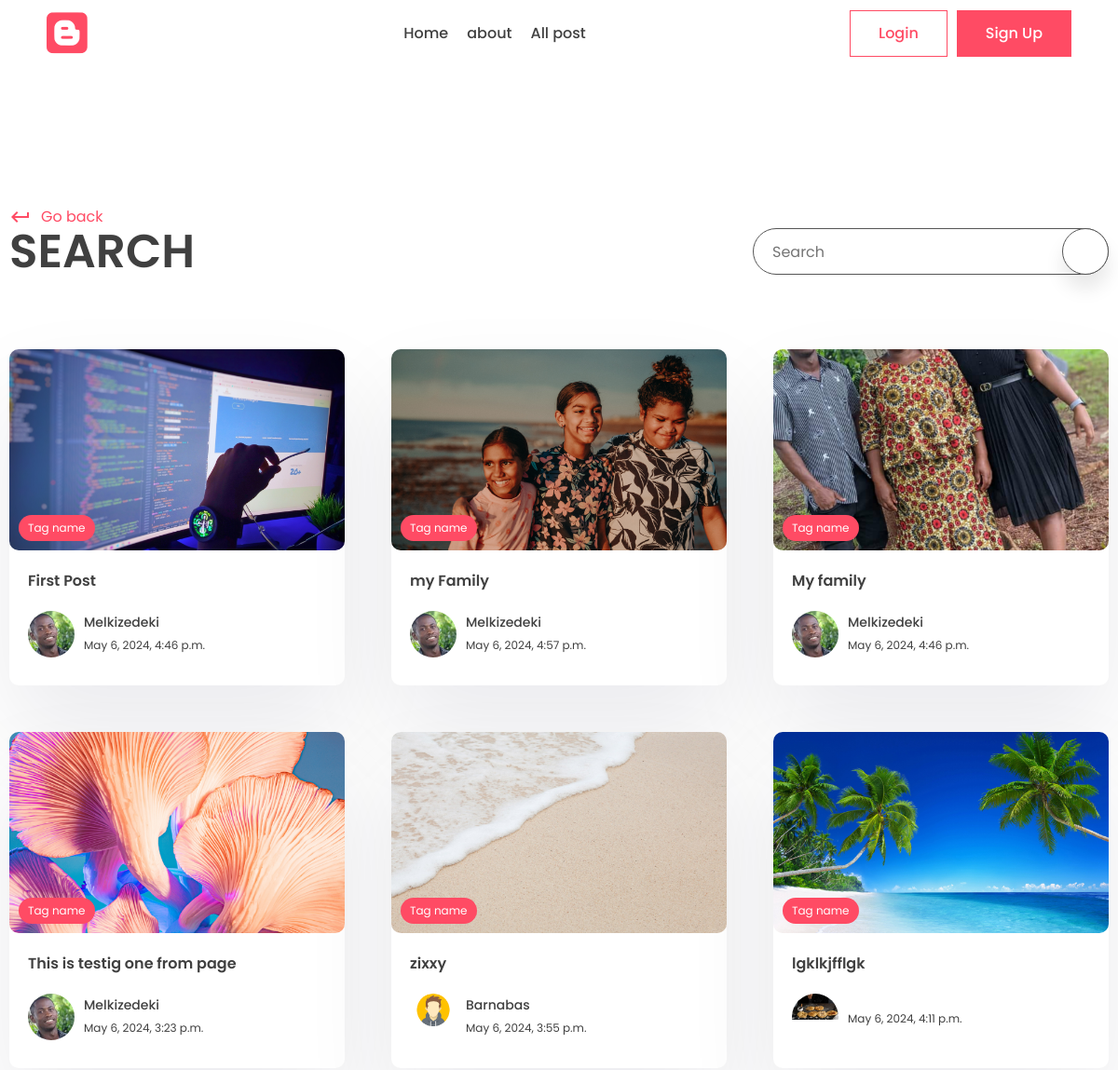
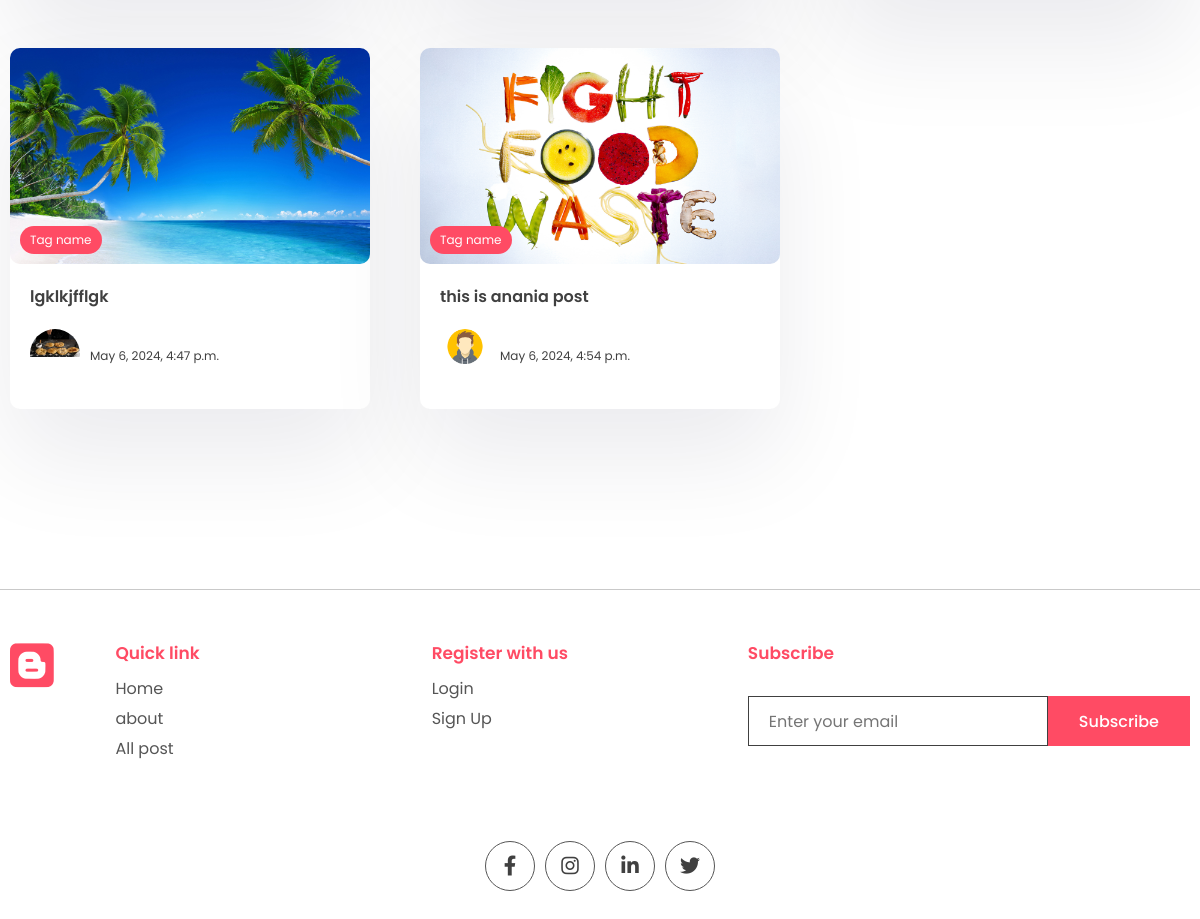
Screenshot of /search with the database file from the repository (2 pictures, top to bottom).
### app/models.py (models this page shows, shortened)
class Post(models.Model):
    title = models.CharField(max_length=200)
    content = models.TextField()
    last_updated = models.DateTimeField(auto_now=True)
    slug = models.SlugField(max_length=200, unique=True)
    image = models.ImageField(null=True, blank=True, upload_to="images")
    view_count = models.IntegerField(blank=True, null=True)
    tags = models.ManyToManyField(Tag, blank=True, related_name="post")
    is_featured = models.BooleanField(default=False)
    author = models.ForeignKey(User, on_delete=models.CASCADE, null=True, blank=True, related_name="post")
    bookmarks = models.ManyToManyField(User, related_name="bookmarks", default=None, blank=True)
    likes = models.ManyToManyField(User, related_name="likes", default=None, blank=True)

class Profile(models.Model):
    user = models.OneToOneField(User, on_delete=models.CASCADE)
    profile_image = models.ImageField(upload_to="profile_pic")
    slug = models.SlugField(max_length=200, unique=True)
    bio = models.CharField(max_length=200)

### app/views.py (the view)
# urls.py: path('search', views.search_page, name="search"),
def search_page(request):
    posts = Post.objects.all()
    iterms = ''
    if request.method == 'GET':
        if request.GET.get('search'):
            iterms = request.GET.get('search')
            posts = Post.objects.filter(title__icontains = iterms)
    context = {
        'posts':posts,
        'iterms':iterms
    }
    return render(request, 'app/search.html', context=context)

### app/templates/app/search.html (shortened to what this page needs)
{% extends 'base.html' %}
{% block content %}
    <main>
      <div class="container">
        <div class="page-top">
          <div class="top flex">
            <div class="page-name">
              <a href="#" class="learn">
                <span class="material-icons"> keyboard_return </span> Go back
              </a>
              <h1>Search</h1>
            </div>
            <form class="search-bar s-active" method="GET">
              <input type="text" placeholder="Search" name="search" value="{{iterms}}"/>
              <button type="submit" class="animated-search">
              </button >
            </form>
          </div>
        </div>
      </div>
    </main>
    <section class="sp">
      <div class="container">
        <div class="grid">
            {% for post in posts %}
            <a href="#">
                <div class="card">
                <div class="post-img">
                    <img src="{{post.image.url}}" alt="No Pic" />
                    <div class="tag">Tag name</div>
                </div>
                <div class="card-content">
                    <h3>
                    {{post.title}}
                    </h3>
                    <div class="author">
                    <div class="profile-pic">
                        <img src="{{post.author.profile.profile_image.url}}" alt="" />
                    </div>
                    <div class="details">
                        <p>{{post.author.first_name}}</p>
                        <small>{{post.last_updated}}</small>
                    </div>
                    </div>
                </div>
                </div>
            </a>
            {% empty %}
            <center>
                <h1>There is no such post, search by post title </h1>
            </center>
            {% endfor %}
        </div>
      </div>
    </section>
{% endblock content %}

### app/static/app/style.css (style rules this page uses)
* { margin: 0; padding: 0; box-sizing: border-box; text-decoration: none; border: none; outline: none; list-style: none; font-family: "Poppins", sans-serif; color: var(--black); }
:root { --red: #ff4b64; --black: #404040; --des: #555555; --shadow: #ffffff1a 0px 1px 1px 0px inset, #32325d40 0px 50px 100px -20px, #0000004d 0px 30px 60px -30px; --shadow2: rgba(17, 12, 46, 0.084) 0px 48px 100px 0px; }
html { font-size: 62.5%; }
[class*="grid"] { display: grid; }
img { width: 100%; }
.container { max-width: 1220px; margin: auto; padding: 0 10px; }
p, a { font-size: 1.6rem; color: var(--des); }
a { font-size: 1.6rem; color: var(--des); }
input, textarea { font-size: 1.6rem; color: var(--black); }
.search-bar, .animated-search { width: 5rem; aspect-ratio: 1/1; border: 1px solid var(--des); border-radius: 50%; display: flex; align-items: center; justify-content: center; background: white; box-shadow: 0 15px 20px #00000018; cursor: pointer; margin-top: 10rem; z-index: 2; }
.search-bar input { display: none; }
.search-bar { box-shadow: unset; border: none; }
.search-bar .animated-search { margin-top: 0; }
.s-active { width: fit-content; border-radius: 5rem; height: 5rem; aspect-ratio: unset; position: relative; padding: 0 6rem; padding-left: 2rem; border: 1px solid var(--des); }
.s-active input { width: 30rem; font-style: 1.6rem; height: calc(100% - 2px); display: block; }
.s-active .animated-search { position: absolute !important; top: 50%; transform: translateY(-50%); right: -1px; }
.sp { padding: 8rem 0; }
.post-img { height: 40rem; width: 100%; overflow: hidden; border-radius: 1rem; }
.post-img img { height: 100%; object-fit: cover; object-position: center; }
.learn { display: flex; align-items: center; gap: 1rem; color: var(--red); margin-top: 2rem; }
.learn span { color: #ff4b64; }
.card { background: white; box-shadow: var(--shadow2); border-radius: 1rem; cursor: pointer; transition: 0.3s; }
.post-img { position: relative; }
.tag { position: absolute; bottom: 1rem; left: 1rem; background: var(--red); color: white; border-radius: 5rem; padding: 0.5rem 1rem; font-size: 1.2rem; }
.card-content { padding: 2rem; padding-bottom: 3rem; }
.card h3 { font-size: 1.6rem; font-weight: 600; }
.card .post-img { width: 100%; height: unset; aspect-ratio: 1/0.6; }
.author { display: flex; align-items: center; gap: 1rem; margin-top: 2rem; }
.profile-pic { width: 5rem; aspect-ratio: 1/1; border-radius: 50%; overflow: hidden; }
.author p { color: var(--black); font-weight: 500; font-size: 1.4rem; }
.author small { color: var(--black); font-size: 1.2rem; }
.page-name h1 { font-size: 5rem; text-transform: uppercase; font-weight: 600; line-height: 5rem; }
.flex { display: flex; align-items: flex-end; justify-content: space-between; }
.flex .search-bar { margin-top: 0; }
.grid { grid-template-columns: repeat(3, 1fr); gap: 5rem; }
main { padding-top: 10rem !important; }

### rows the page displays
Post: image (picture), title "First Post", author.profile.profile_image (picture), author.first_name "Melkizedeki", last_updated "May 6, 2024, 4:46 p.m."
Post: image (picture), title "my Family", author.profile.profile_image (picture), author.first_name "Melkizedeki", last_updated "May 6, 2024, 4:57 p.m."
Post: image (picture), title "My family", author.profile.profile_image (picture), author.first_name "Melkizedeki", last_updated "May 6, 2024, 4:46 p.m."
Post: image (picture), title "This is testig one from page", author.profile.profile_image (picture), author.first_name "Melkizedeki", last_updated "May 6, 2024, 3:23 p.m."
Post: image (picture), title "zixxy", author.profile.profile_image (picture), author.first_name "Barnabas", last_updated "May 6, 2024, 3:55 p.m."
Post: image (picture), title "lgklkjfflgk", author.profile.profile_image (picture), last_updated "May 6, 2024, 4:11 p.m."
Post: image (picture), title "lgklkjfflgk", author.profile.profile_image (picture), last_updated "May 6, 2024, 4:47 p.m."
Post: image (picture), title "this is anania post", author.profile.profile_image (picture), last_updated "May 6, 2024, 4:54 p.m."
